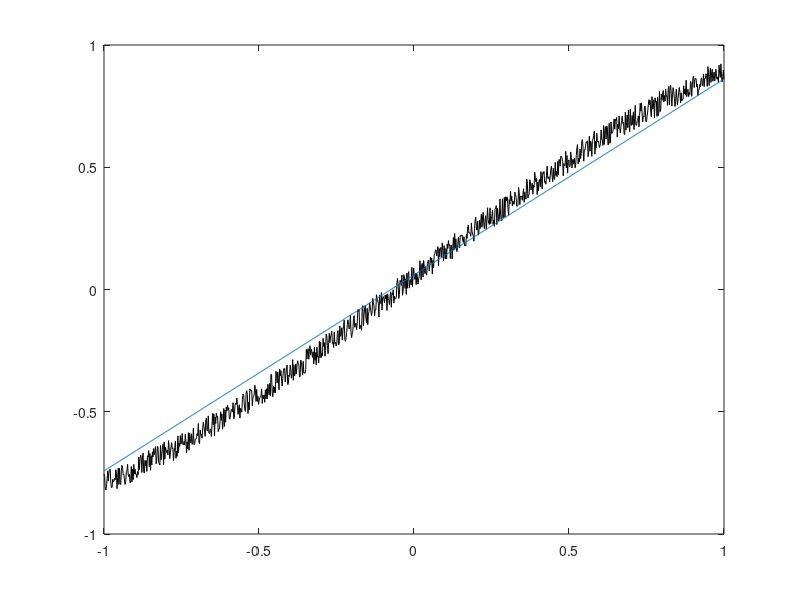

Write MATLAB code to recreate this figure.
clear; 
clc;

%% Define the unknown function to interpolate
f = @(x) sin(x) + 0.1*rand(length(x),1);

%% Numbers of data points.
Nd = 3; % the M value

%% User defined polynomial degree l
l = 1;

%% Define an N value based on the l
N = l + 1;

%% Setup the points at which we want to evaluate the interpolant
xe = linspace(-1,1,1000)'; %generate evenly-spaced points
ye = f(xe); %evaluate function

%% Start plotting stuff
figure
plot(xe,ye,'black');
%pause %waits for input

x = linspace(-1,1,Nd)'; %generate evenly-spaced points in [-1,1].
y = f(x);

%% Form Vandermonde matrix "intelligently"
%V = zeros(Nd,Nd);
%for vit = 1:Nd
    %V(:,vit) = x.^(vit-1);
%end

V = zeros(Nd,N);
for vit = 1:N 
    V(:,vit) = x.^(vit-1);
end


%% Compute the QR decomposition matrix Vector
[Q, R] = qr(V);

%% Obtain Q1 and R1
Q1 = Q(:, 1:N);
R1 = R(1:N, 1:N);
    

%% Compute coefficients by QR decomposition.
% a = V\y;
a = R1 \ (Q1' * y);

%% Evaluate polynomial interpolant by building eval matrix and
%% multiplying with coefficients.
% Ve = zeros(length(xe),Nd);
% for vit = 1:Nd
%     Ve(:,vit) = xe.^(vit-1);
% end
% ye_num = Ve*a; %Do the matrix-vector product to predict values

Ve = zeros(length(xe), N);
for vit = 1:N
    Ve(:,vit) = xe.^(vit-1);
end
ye_num = Ve*a; %Do the matrix-vector product to predict values

%% Plot stuff
hold on;
plot(xe,ye_num,'-');
drawnow
%pause


    
    